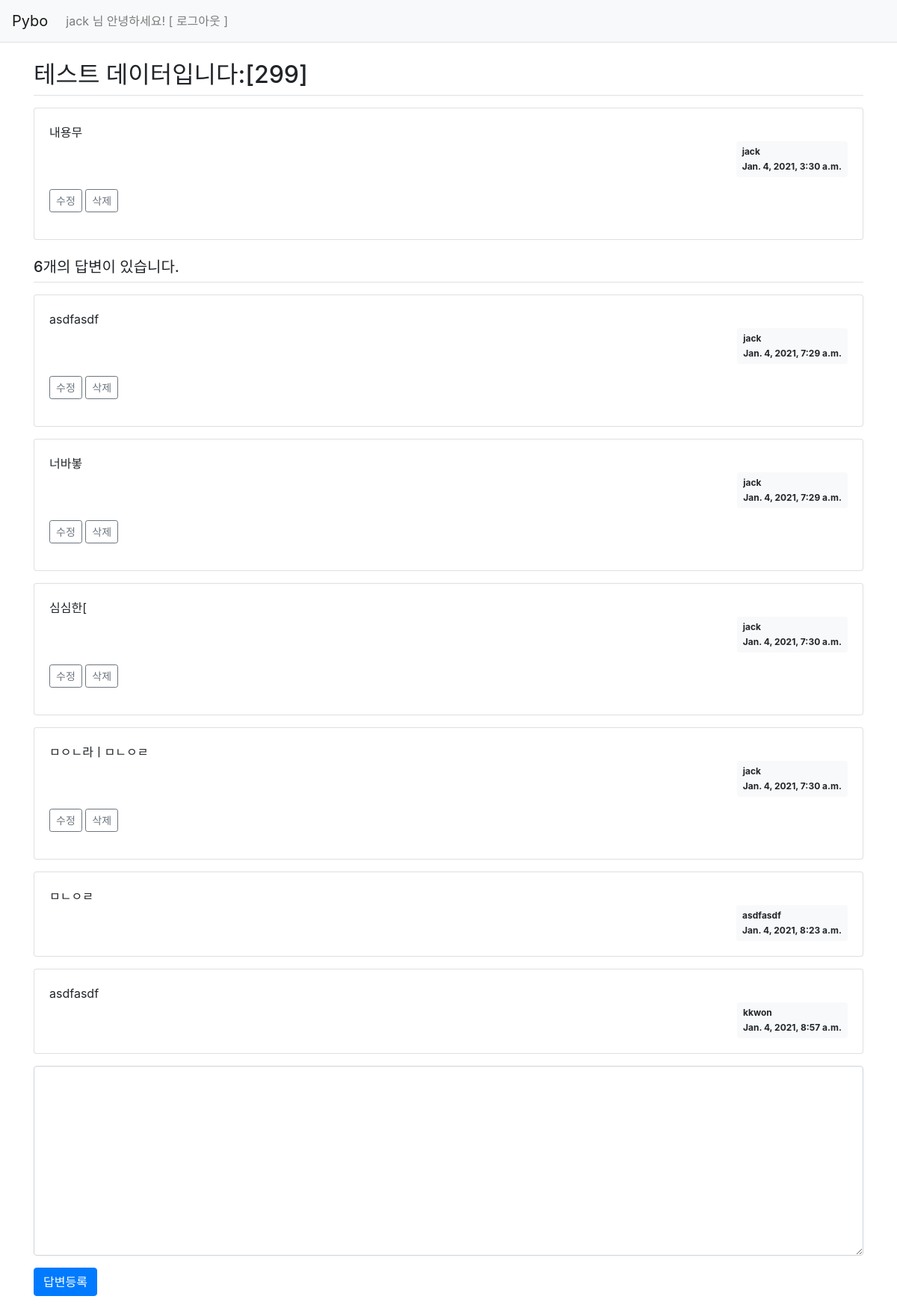
/pybo/309/ (signed in), run on the app's committed database.
### apps/pybo/models.py (models this page shows, shortened)
class Question(models.Model):
    author = models.ForeignKey(User, on_delete=models.CASCADE)
    subject = models.CharField(max_length=200)
    content = models.TextField()
    create_date = models.DateTimeField()
    modify_date = models.DateTimeField(null=True, blank=True)

class Answer(models.Model):
    author = models.ForeignKey(User, on_delete=models.CASCADE)
    question = models.ForeignKey(Question, on_delete=models.CASCADE)
    content = models.TextField()
    create_date = models.DateTimeField()
    modify_date = models.DateTimeField(null=True, blank=True)
    """
        데이터 만들고 조회하기

        1. python manage.py shell 입력

        2. from apps.pybo.models import Question, Answer을 통하여 등록

        3. 입력
            - from django.utils import timezone -- 현재 시간 가져오기 위하여.
            - q = Question(subject='pybo가 무엇인가요?', content='pybo에 대해서 알고 싶습니다.', create_date=timezone.now())
            - q.save()

        4. 출력
         q.id --> 1
         모델 모두 조회 = Question.objects.all()
            특정 조건만 조회하고 싶은 경우 -> Question.objects.filter(조건식(ex. id=1))
            단, 여러개가 있을 경우, 조건에 맞는건 모두 조회하므로, 하나만 조회하고 싶을 경우, get(조건식)을 사용할 것!!!

        5. 수정
           - 우선 변경하고자 하는 데이터를 검색하여 변수에 할당한다. ex. q = Question.object.get(id=1) -- 반드시 'get()'으로 조회한 값으로 할당해야 한다.
           - 해당 변수의 속성값을 수정 ex. q.subject = 'asdf'
           - 저장 ex. q.save()

       6. 삭제
           - 수정과 같이, get()을 사용해 조회한 값을 특정 변수에 할당.
           - delete()함수를 사용하여 삭제.
           - 중간의 삭제되어도 기본키가 옮겨지는 등의 변화가 생기지 않는다.

       7. 외래키 넣기
           - 외래키의 대상이 되는 기본키 객체를 별도의 변수에 할당 ex. q = Question.objects.get(id=2)
           - 해당 객체를 외래키로 받을 모델객체 생성 후 변수에 할당 ex. a = Answer(question=q, content='네 자동으로 생성됩니다.', create_date=timezone.now())
           - 저장 ex. a.save()
           - Django 에서는 ORM 을 통하여, 단순 외래키로 연결이 된 것이 아닌, 객체끼리의 연결관계를 갖는다. 이렇게 의존하는 객체 또한 id를 통하여 기본키를 갖으며, 이는 별도의 키
           이므로, 객체간의 연결과는 관계가 없다. 대신, 연결된 객체를 통하여 해당 객체를 곧바로 호출하여 출력이 가능하다.

       8. answer_set 함수
           - 게시물 : 답변과 같이 1:N의 관계를 갖는 대상에 대하여 이러한 관계를 표현하기 위하여 사용한다.
           - ORM 관계에선 객체를 외래키로 받으므로, 이러한 기준으로 연결된 대상 객체들에 접근하기 위하여 사용한다. ex. q.answer_set.all()

    """

### apps/pybo/views.py (the view)
# urls.py: path('<int:question_id>/', views.detail, name='detail'),
def detail(request, question_id):
    question = get_object_or_404(Question, id=question_id)
    context = {'question': question}
    return render(request, 'pybo/question_detail.html', context)

### templates/pybo/question_detail.html (shortened to what this page needs)
{% extends 'pybo/base.html' %}
{% block content %}
    <div class="container my-3">
        <h2 class="border-bottom py-2">{{ question.subject }}</h2>
        <div class="card my-3">
            <div class="card-body">
                <div class="card-text" style="white-space: pre-line;">{{ question.content }}</div>
                <div class="d-flex justify-content-end">
                    <div class="badge badge-light p-2 text-left">
                        <div class="mb-2">{{ question.author.username }}</div>
                        <div>{{ question.create_date }}</div>
                    </div>
                </div>
                <div class="my-3">
                    {% if request.user == question.author %}
                        <a href="{% url 'pybo:question_modify' question.id %}"
                           class="btn btn-sm btn-outline-secondary">수정</a>
                        <a href="#" class="delete btn btn-sm btn-outline-secondary"
                           data-uri="{% url 'pybo:question_delete' question.id %}">삭제</a>
                    {% endif %}
                </div>
            </div>
        </div>
        <h5 class="border-bottom my-3 py-2">{{ question.answer_set.count }}개의 답변이 있습니다.</h5>
        {% for answer in question.answer_set.all %}
            <div class="card my-3">
                <div class="card-body">
                    <div class="card-text" style="white-space: pre-line;">{{ answer.content }}</div>
                    <div class="d-flex justify-content-end">
                        <div class="badge badge-light p-2 text-left">
                            <div class="mb-2">{{ answer.author.username }}</div>
                            <div>{{ answer.create_date }}</div>
                        </div>
                    </div>
                    {% if request.user == answer.author %}
                        <div class="my-3">
                            <a href="{% url 'pybo:answer_modify' answer.id %}"
                               class="btn btn-sm btn-outline-secondary">수정</a>
                            <a href="#" class="delete btn btn-sm btn-outline-secondary "
                               data-uri="{% url 'pybo:answer_delete' answer.id %}">삭제</a>
                        </div>
                    {% endif %}
                </div>
            </div>
        {% endfor %}
        <form action="{% url 'pybo:answer_create' question.id %}" method="post" class="my-3">
            <div class="form-group">
            <textarea {% if not user.is_authenticated %} disabled {% endif %}
                                                         name="content" id="content" class="form-control"
                                                         rows="10"></textarea>
            </div>
            {% if not user.is_authenticated %}
                <a href="{% url 'common:login' %}" class="btn btn-primary">로그인</a>
            {% else %}
                <input type="submit" value="답변등록" class="btn btn-primary">
            {% endif %}
        </form>
    </div>
{% endblock %}

### templates/pybo/navbar.html (shortened to what this page needs)
<nav class="navbar navbar-expand-lg navbar-light bg-light border-bottom">
    <a class="navbar-brand" href="{% url 'pybo:index' %}">Pybo</a>
    <div class="collapse navbar-collapse flex-grow-0" id="navbarNav">
        <ul class="navbar-nav">
            <li class="nav-item ">
                {% if user.is_authenticated %}
                        <a class="nav-link" href="{% url 'common:logout' %}"> {{ user.username }} 님 안녕하세요! [ 로그아웃 ]</a>
                {% else %}
                    <a class="nav-link" href="{% url 'common:login' %}">로그인</a>
                {% endif %}
            </li>
        </ul>
    </div>
</nav>

### data on the page
Question: subject "테스트 데이터입니다:[299]", content "내용무", author.username "jack", create_date "Jan. 4, 2021, 3:30 a.m.", answer_set.count "6"
Answer: content "asdfasdf", author.username "jack", create_date "Jan. 4, 2021, 7:29 a.m.", shows "수정"
Answer: content "너바봏", author.username "jack", create_date "Jan. 4, 2021, 7:29 a.m.", shows "수정"
Answer: content "심심한[", author.username "jack", create_date "Jan. 4, 2021, 7:30 a.m.", shows "수정"
Answer: content "ㅁㅇㄴ라ㅣㅁㄴㅇㄹ", author.username "jack", create_date "Jan. 4, 2021, 7:30 a.m.", shows "수정"
Answer: content "ㅁㄴㅇㄹ", author.username "asdfasdf", create_date "Jan. 4, 2021, 8:23 a.m."
Answer: content "asdfasdf", author.username "kkwon", create_date "Jan. 4, 2021, 8:57 a.m."

### other printed values
{{ user.username }} "jack"
